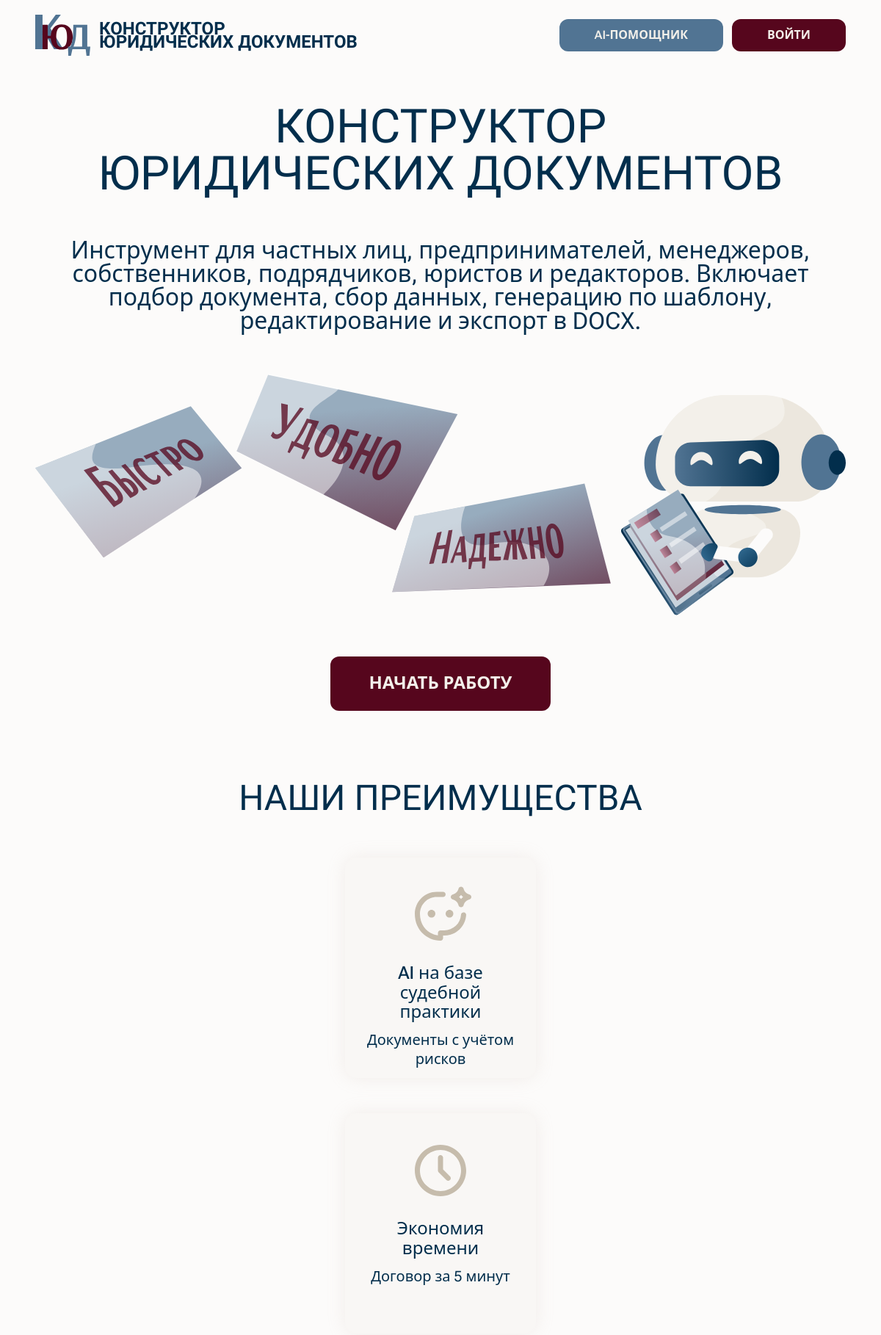
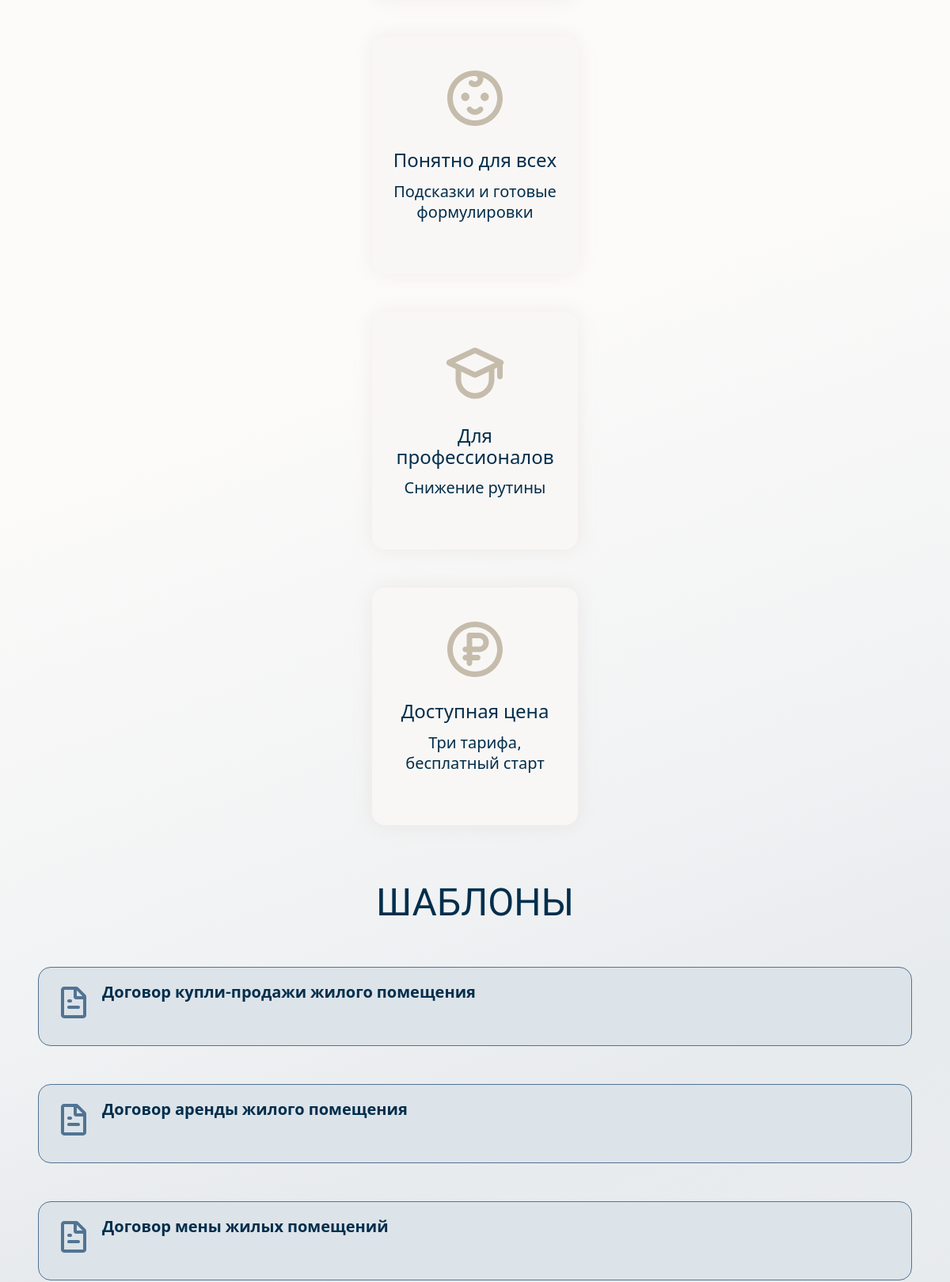
The page / (upper part) on the database its author committed (2 pictures, top to bottom).
### catalog/models.py (models this page shows, shortened)
class DocumentType(models.Model):
    domain = models.ForeignKey(
        LegalDomain, on_delete=models.CASCADE, related_name="document_types"
    )
    name = models.CharField(max_length=180)
    slug = models.SlugField(max_length=200)
    short_description = models.CharField(max_length=255, blank=True)
    keywords = models.CharField(max_length=255, blank=True)
    is_active = models.BooleanField(default=True)
    sort_order = models.PositiveIntegerField(default=0)
    class Meta:
        ordering = ["sort_order", "name"]
        unique_together = [("domain", "slug")]

### core/views.py (the view)
# urls.py: 2. Add a URL to urlpatterns:  path('', views.home, name='home')
@ensure_csrf_cookie
def home(request):
    featured = list(
        DocumentType.objects.filter(domain__slug="real-estate", is_active=True).order_by("sort_order")[:6]
    )
    return render(request, "core/home.html", {"featured_templates": featured})

### templates/core/home.html (shortened to what this page needs)
{% extends "base.html" %}
{% load static %}
{% block content %}
<main class="figma-page-bg relative min-h-screen text-[#022E4C]" style="overflow-x: clip;">
    <header class="sticky top-0 z-50 bg-[#FCFBFA]/95 backdrop-blur-sm">
        <div class="mx-auto flex w-[min(1680px,92vw)] items-center justify-between gap-4 py-5">
            <a href="{% url 'core:home' %}" class="flex items-center gap-3">
                <img src="{% static 'img/logo.svg' %}" alt="КЮД" class="h-14 w-auto">
                <span class="font-display text-[24px] font-bold uppercase leading-[0.75] text-[#022E4C] whitespace-nowrap">Конструктор<br>юридических документов</span>
            </a>
            <div class="flex items-center gap-3">
                <button type="button" id="homeAiOpen" class="rounded-[12px] bg-[#517493] px-12 py-3 text-[16px] font-semibold uppercase leading-[1.2] text-[#F3F0EA] transition hover:bg-[#7490A9] active:bg-[#415D76]">AI-помощник</button>
                <a href="{% url 'accounts:login' %}" class="rounded-[12px] bg-[#56061D] px-12 py-3 text-[16px] font-semibold uppercase leading-[1.2] text-[#F3F0EA] transition hover:bg-[#963C56] active:bg-[#762139]">Войти</a>
            </div>
        </div>
    </header>
    <section class="relative z-10 mx-auto flex h-[917px] w-[min(1680px,92vw)] flex-col items-center justify-center gap-14">
        <h1 class="text-center font-display text-[64px] uppercase leading-[1] text-[#022E4C]">Конструктор<br>юридических документов</h1>
        <p class="max-w-[1100px] text-center text-[32px] leading-[1] text-[#022E4C]">Инструмент для частных лиц, предпринимателей, менеджеров, собственников, подрядчиков, юристов и редакторов. Включает подбор документа, сбор данных, генерацию по шаблону, редактирование и экспорт в DOCX.</p>
        <div class="mx-auto w-[1426px] max-w-full">
            <img src="{% static 'img/illustration.svg' %}" alt="Иллюстрация сервиса" class="w-full">
        </div>
        <div class="flex justify-center">
            <a href="{% url 'accounts:login' %}" class="inline-flex w-[300px] items-center justify-center rounded-[12px] bg-[#56061D] px-12 py-5 text-[24px] font-bold uppercase leading-[1.4] text-[#F3F0EA] transition hover:bg-[#963C56] active:bg-[#762139]">Начать работу</a>
        </div>
    </section>
    <section id="advantages" class="relative z-10 mx-auto flex w-[min(1680px,92vw)] flex-col items-center gap-12 pt-10">
        <h2 class="text-center font-display text-[48px] uppercase leading-[1.4]">Наши преимущества</h2>
        <div class="grid gap-12 xl:grid-cols-5">
            <article class="h-[300px] w-[260px] rounded-2xl bg-[#F9F7F5] px-5 py-9 text-center shadow-[0_0_24px_rgba(198,180,172,0.2)]">
                <img src="{% static 'icons/ic-ai.svg' %}" alt="" class="mx-auto h-[84px] w-[84px]">
                <h3 class="mt-6 text-[24px] font-medium leading-[1.1]">AI на базе судебной практики</h3>
                <p class="mt-3 text-[20px] leading-[1.3] text-[#022E4C]">Документы с учётом рисков</p>
            </article>
            <article class="h-[300px] w-[260px] rounded-2xl bg-[#F9F7F5] px-5 py-9 text-center shadow-[0_0_24px_rgba(198,180,172,0.2)]">
                <img src="{% static 'icons/ic-time.svg' %}" alt="" class="mx-auto h-[84px] w-[84px]">
                <h3 class="mt-6 text-[24px] font-medium leading-[1.1]">Экономия времени</h3>
                <p class="mt-3 text-[20px] leading-[1.3] text-[#022E4C]">Договор за 5 минут</p>
            </article>
            <article class="h-[300px] w-[260px] rounded-2xl bg-[#F9F7F5] px-5 py-9 text-center shadow-[0_0_24px_rgba(198,180,172,0.2)]">
                <img src="{% static 'icons/ic-child.svg' %}" alt="" class="mx-auto h-[84px] w-[84px]">
                <h3 class="mt-6 text-[24px] font-medium leading-[1.1]">Понятно для всех</h3>
                <p class="mt-3 text-[20px] leading-[1.3] text-[#022E4C]">Подсказки и готовые формулировки</p>
            </article>
            <article class="h-[300px] w-[260px] rounded-2xl bg-[#F9F7F5] px-5 py-9 text-center shadow-[0_0_24px_rgba(198,180,172,0.2)]">
                <img src="{% static 'icons/ic-mortarboard.svg' %}" alt="" class="mx-auto h-[84px] w-[84px]">
                <h3 class="mt-6 text-[24px] font-medium leading-[1.1]">Для профессионалов</h3>
                <p class="mt-3 text-[20px] leading-[1.3] text-[#022E4C]">Снижение рутины</p>
            </article>
            <article class="h-[300px] w-[260px] rounded-2xl bg-[#F9F7F5] px-5 py-9 text-center shadow-[0_0_24px_rgba(198,180,172,0.2)]">
                <img src="{% static 'icons/ic-rubel.svg' %}" alt="" class="mx-auto h-[84px] w-[84px]">
                <h3 class="mt-6 text-[24px] font-medium leading-[1.1]">Доступная цена</h3>
                <p class="mt-3 text-[20px] leading-[1.3] text-[#022E4C]">Три тарифа, бесплатный старт</p>
            </article>
        </div>
    </section>
    <section id="templates" class="relative z-10 mx-auto w-[min(1680px,92vw)] pt-16">
        <h2 class="text-center font-display text-[48px] uppercase leading-[1.4]">Шаблоны</h2>
        <div class="mt-12 grid gap-12 xl:grid-cols-3">
            {% for t in featured_templates %}
                <div class="flex min-h-[100px] flex-col gap-2 rounded-2xl border border-[#517493] bg-[#DCE3E9] p-5 transition hover:bg-[#CBD5DF] active:bg-[#B9C7D4]">
                    <div class="flex flex-1 items-start gap-3 text-left">
                        <img src="{% static 'icons/ic-document-blue.svg' %}" alt="" class="h-12 w-12 shrink-0">
                        <span class="text-[20px] font-semibold leading-[1.1] text-[#022E4C]">{{ t.name }}</span>
                    </div>
                </div>
            {% empty %}
                <p class="col-span-full text-center text-[18px] text-[#46627B]">Шаблоны скоро появятся в каталоге.</p>
            {% endfor %}
        </div>
    </section>
</main>
{% endblock %}

### static/css/style.css (style rules this page uses)
:root { --ink: #17344f; --blue: #5d88ae; --burgundy: #7f1237; --card: #ffffff; --line: #d9e1ea; --bg: #f8fafc; }
* { box-sizing: border-box; }
body { margin: 0; font-family: "Trebuchet MS", "Segoe UI", Tahoma, sans-serif; color: var(--ink); background: var(--bg); }
.figma-page-bg { background-color: #FCFBFA; background-image: radial-gradient(144% 82% at 8% 102%, rgba(151, 172, 190, 0.34) 0%, rgba(151, 172, 190, 0.21) 24%, rgba(151, 172, 190, 0.08) 46%, rgba(151, 172, 190, 0) 67%), radial-gradient(136% 74% at 58% 104%, rgba(81, 116, 147, 0.28) 0%, rgba(81, 116, 147, 0.15) 26%, rgba(81, 116, 147, 0.05) 44%, rgba(81, 116, 147, 0) 64%), radial-gradient(126% 64% at 96% 94%, rgba(81, 116, 147, 0.20) 0%, rgba(81, 116, 147, 0.10) 24%, rgba(81, 116, 147, 0.03) 41%, rgba(81, 116, 147, 0) 62%), linear-gradient(160deg, rgba(252, 251, 250, 0) 34%, rgba(151, 172, 190, 0.17) 49%, rgba(252, 251, 250, 0) 63%), linear-gradient(160deg, rgba(252, 251, 250, 0) 44%, rgba(151, 172, 190, 0.12) 58%, rgba(252, 251, 250, 0) 71%), linear-gradient(160deg, rgba(252, 251, 250, 0) 53%, rgba(81, 116, 147, 0.10) 65%, rgba(252, 251, 250, 0) 77%), linear-gradient(160deg, rgba(252, 251, 250, 0) 58%, rgba(86, 6, 29, 0.06) 70%, rgba(252, 251, 250, 0) 82%), linear-gradient(180deg, rgba(252, 251, 250, 0) 66%, rgba(226, 241, 252, 0.78) 100%); background-repeat: no-repeat; }
h2 { text-align: center; font-size: 42px; margin: 36px 0 22px; text-transform: uppercase; }

### rows shown on the page
DocumentType: name "Договор купли-продажи жилого помещения"
DocumentType: name "Договор аренды жилого помещения"
DocumentType: name "Договор мены жилых помещений"
